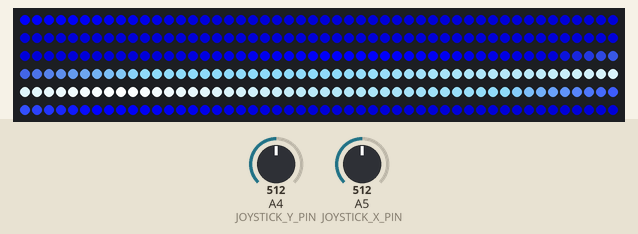
Bench run of a sketch on a simulated Arduino Uno, built with avr-gcc and run on an emulated ATmega328P. On the bench: 300 RGB LEDs in strip order, left to right, continuing on the next row. The test bench sets the inputs (shaded band); at power-on: A4 (JOYSTICK_Y_PIN) = 512, A5 (JOYSTICK_X_PIN) = 512.

Above: at 1.3 s.
1.4 s: A4 (JOYSTICK_Y_PIN) set to 782
2.9 s: A4 (JOYSTICK_Y_PIN) set to 819
At 3.3 s:
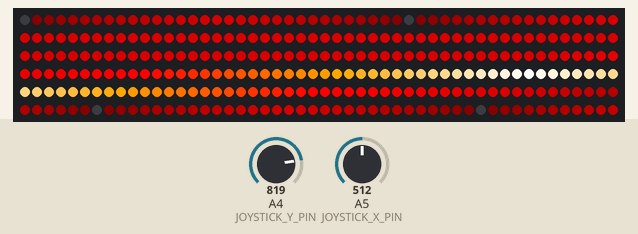
At 4.3 s:
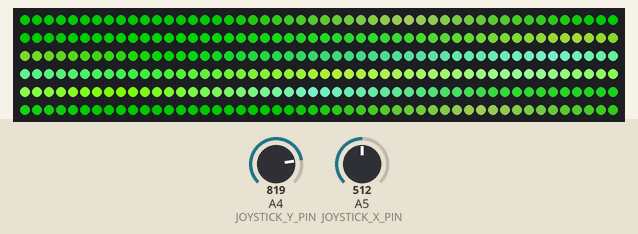
5.9 s: A5 (JOYSTICK_X_PIN) set to 208
7.5 s: A5 (JOYSTICK_X_PIN) set to 192
At 8.5 s:
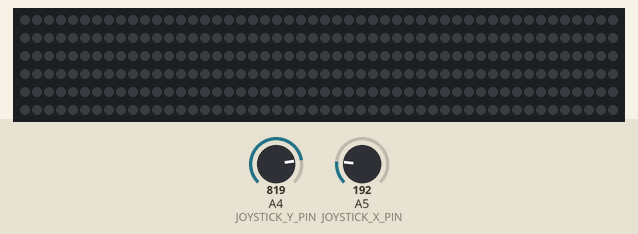
9.0 s: A5 (JOYSTICK_X_PIN) set to 784
10.5 s: A5 (JOYSTICK_X_PIN) set to 817
At 12.1 s:
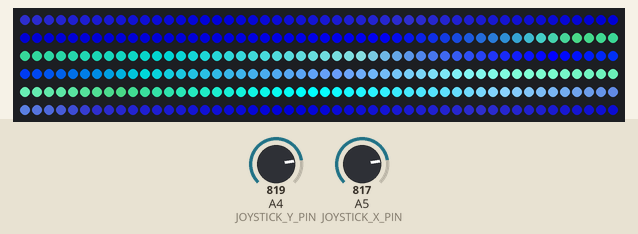
Timing chart, 0 to 13.1 s (numbered marks = the images above; inputs shaded):
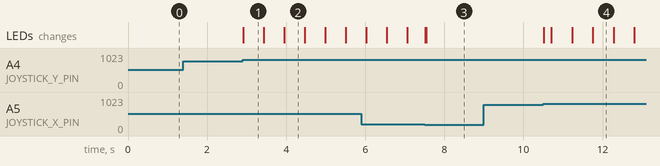

Measured:
- the behaviour switches between 800 and 801 on A4 (JOYSTICK_Y_PIN) (found by bisection; images 0 and 1)
- the behaviour switches between 200 and 199 on A5 (JOYSTICK_X_PIN) (found by bisection; images 2 and 3)
- the behaviour switches between 800 and 801 on A5 (JOYSTICK_X_PIN) (found by bisection; images 3 and 4)
- after the input at 1.4 s, every drawn part: stays the same
- after the input at 2.9 s, the LEDs: change at once (image 1)
- after the input at 7.5 s, the LEDs: first differ from a run without the input at once (image 3)
- after the input at 9.0 s, every drawn part: stays the same
- after the input at 10.5 s, the LEDs: first change at once (image 4 shows a later state)
- what the display in image 1 shows lasts 0.5 s, from 2.9 s to 3.4 s

The sketch:

bed-light-strip.ino
```cpp
#include <FastLED.h>

#define POWER_BUTTON_PIN 12
#define BUTTON_ONE_PIN 11
#define BUTTON_TWO_PIN 10
#define BUTTON_THREE_PIN 9
#define BUTTON_FOUR_PIN 8
#define BUTTON_FIVE_PIN 7

#define JOYSTICK_X_PIN 5
#define JOYSTICK_Y_PIN 4

#define NUM_LEDS 300
#define LED_STRIP_PIN 2

#define MAX_BRIGHTNESS 255

#define INPUT_DELAY 500 // milliseconds

unsigned long lastTime;
unsigned long lastOnStateChange;
unsigned long lastPaletteChange;
unsigned long lastBrightnessChange;
bool on = true;
CRGB leds[NUM_LEDS];
uint8_t currBrightness = 64;

#define NUM_PALETTES 8
CRGBPalette16 palettes[] = {
    CloudColors_p,
    LavaColors_p,
    OceanColors_p,
    ForestColors_p,
    RainbowColors_p,
    RainbowStripeColors_p,
    PartyColors_p,
    HeatColors_p
};
uint8_t currPaletteIndex = 0;


// void logButtons() {
//     Serial.print("POWER: ");
//     Serial.println(digitalRead(POWER_BUTTON_PIN) == HIGH ? "HIGH" : "LOW");
//     Serial.print("ONE: ");
//     Serial.println(digitalRead(BUTTON_ONE_PIN) == HIGH ? "HIGH" : "LOW");
//     Serial.print("TWO: ");
//     Serial.println(digitalRead(BUTTON_TWO_PIN) == HIGH ? "HIGH" : "LOW");
//     Serial.print("THREE: ");
//     Serial.println(digitalRead(BUTTON_THREE_PIN) == HIGH ? "HIGH" : "LOW");
//     Serial.print("FOUR: ");
//     Serial.println(digitalRead(BUTTON_FOUR_PIN) == HIGH ? "HIGH" : "LOW");
//     Serial.print("FIVE: ");
//     Serial.println(digitalRead(BUTTON_FIVE_PIN) == HIGH ? "HIGH" : "LOW");
//     Serial.println();
// }

// void logJoystick() {
//     Serial.print("X: ");
//     Serial.println(analogRead(JOYSTICK_X_PIN));
//     Serial.print("Y: ");
//     Serial.println(analogRead(JOYSTICK_Y_PIN));
//     Serial.println();
// }

void clearLightStrip() {
    for (int i = 0; i < NUM_LEDS; i++) leds[i] = CRGB::Black;
    FastLED.show();
}


void setup() {
    lastTime = millis();
    lastPaletteChange = millis();
    lastBrightnessChange = millis();
    lastOnStateChange = millis();
    // Serial.begin(9600);
    pinMode(POWER_BUTTON_PIN, INPUT_PULLUP);
    pinMode(BUTTON_ONE_PIN, INPUT_PULLUP);
    pinMode(BUTTON_TWO_PIN, INPUT_PULLUP);
    pinMode(BUTTON_THREE_PIN, INPUT_PULLUP);
    pinMode(BUTTON_FOUR_PIN, INPUT_PULLUP);
    pinMode(BUTTON_FIVE_PIN, INPUT_PULLUP);
    FastLED.addLeds<NEOPIXEL, LED_STRIP_PIN>(leds, NUM_LEDS);
    fill_palette(leds, NUM_LEDS, 0, 1, palettes[currPaletteIndex], MAX_BRIGHTNESS, LINEARBLEND);
    FastLED.show();
}

/*
TODO: Fix on/off button
Make brightness changing via joystick have a longer time between each change
Use the max writes function from FastLED instead of a standard 50 millisecond delay for my outer if in loop()
Add custom palettes
Add custom function for displaying palettes in a wrapping fashion
Add animations
*/

void loop() {
    if (millis() - lastTime > 50) { // this delay is only for animations. there is a separate delay for inputs
        if (millis() > lastOnStateChange > INPUT_DELAY && digitalRead(POWER_BUTTON_PIN) == LOW) {
            on = !on;
            if (!on) clearLightStrip();
            else {
                fill_palette(leds, NUM_LEDS, 0, 1, palettes[currPaletteIndex], currBrightness, LINEARBLEND);
                FastLED.show();
            }
        }
    }
    if (on) {
        if (millis() - lastBrightnessChange > INPUT_DELAY && analogRead(JOYSTICK_X_PIN) > 800) {
            if (currBrightness > 255 - 16) currBrightness = 255;
            else currBrightness += 16;
            FastLED.setBrightness(currBrightness);
            FastLED.show();
        } else if (millis() - lastBrightnessChange > INPUT_DELAY && analogRead(JOYSTICK_X_PIN) < 200) {
            if (currBrightness < 16) currBrightness = 0;
            else currBrightness -= 16;
            FastLED.setBrightness(currBrightness);
            FastLED.show();
        }
        if (millis() - lastPaletteChange > INPUT_DELAY && analogRead(JOYSTICK_Y_PIN) > 800) {
            currPaletteIndex++;
            if (currPaletteIndex == NUM_PALETTES) currPaletteIndex = 0;
            fill_palette(leds, NUM_LEDS, 0, 1, palettes[currPaletteIndex], MAX_BRIGHTNESS, LINEARBLEND);
            FastLED.show();
            lastPaletteChange = millis();
        } else if (millis() - lastPaletteChange > INPUT_DELAY && analogRead(JOYSTICK_Y_PIN) < 200) {
            if (currPaletteIndex == 0) currPaletteIndex = NUM_PALETTES;
            currPaletteIndex--;
            fill_palette(leds, NUM_LEDS, 0, 1, palettes[currPaletteIndex], MAX_BRIGHTNESS, LINEARBLEND);
            FastLED.show();
            lastPaletteChange = millis();
        }
    }
    lastTime = millis();
}
```
